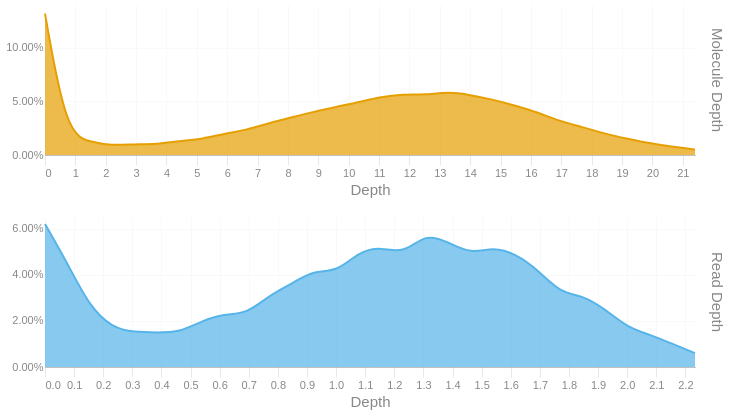

Notebook cell for this chart:
### Code cell
readdep = depth_hist(tb['Read Depth'], q99, 3)
readdep = readdep.with_columns(pl.lit('Read Depth').alias('Metric'))
if not SKIPLR:
    moldep = depth_hist(tb['Molecule Depth'], mol_q99, 1)
    moldep = moldep.with_columns(pl.lit('Molecule Depth').alias('Metric'))
    _hist = pl.concat([readdep, moldep])
    _hist = _hist.filter(pl.col('Proportion') != 0)
    with SafeRender(_hist):
        (
            alt.Chart(_hist)        
            .mark_area(interpolate = "basis")
            .encode(
                x=alt.X('Bin:Q').scale(domainMin=0).axis(alt.Axis(title='Depth')),
                y = alt.Y('Proportion:Q', title = None).axis(format = '.2%'),
                color = alt.Color('Metric:N').legend(None),
                row = alt.Row("Metric:N").header(title = None, labelOrient = 'right'),
                tooltip = [
                    alt.Tooltip("Metric:N", title = "Metric"),
                    alt.Tooltip('Interval:N', title = "Depth Interval"),
                    alt.Tooltip('Proportion:Q', title = "% Alignments").format('.2%')
                ]
            )
            .resolve_scale(x='independent', y='independent')
            .properties(
                height = 150, width = 650,
                usermeta={'embedOptions': {'downloadFileName': f'{samplename}.depth.hist'}}
            )
        ).display()
else:
    readdep = readdep.filter(pl.col('Proportion') != 0)
    with SafeRender(readdep):
        (
            alt.Chart(readdep)        
            .mark_area(interpolate = "basis")
            .encode(
                x=alt.X('Bin:Q').scale(domainMin=0).axis(alt.Axis(title='Depth')),
                y = alt.Y('Proportion:Q', title = None).axis(format = '.2%'),
                tooltip = [
                    alt.Tooltip('Interval:N', title = "Depth Interval"),
                    alt.Tooltip('Proportion:Q', title = "% Alignments").format('.2%')
                ]
            )
            .properties(
                usermeta={'embedOptions': {'downloadFileName': f'{samplename}.depth.hist'}}
            )
        ).display()

### Figure 1 — Vega-Lite specification as saved in the notebook (floating-point values rounded to 4 significant figures)
{"width": 650, "height": 150, "config": {"title": {"anchor": "start", "dy": -15, "fontSize": 18, "color": "#888888", "subtitleColor": "#888888", "subtitleFontSize": 14}, "arc": {"fill": "#0072B2"}, "axis": {"domainColor": "#888888", "domainWidth": 0.5, "gridWidth": 0.2, "grid": false, "titleFontWeight": 400, "titleFontSize": 15, "labelFontSize": 11, "labelColor": "#888888", "tickColor": "#888888", "tickWidth": 0.2, "titleColor": "#888888"}, "axisBand": {"grid": false}, "axisX": {"grid": true, "tickSize": 10, "domainCap": "round"}, "axisY": {"domain": false, "grid": true, "tickSize": 0, "domainCap": "round"}, "background": "transparent", "header": {"labelFontSize": 15, "labelColor": "#888888", "titleFontSize": 15, "titleFontWeight": 600, "titleColor": "#888888"}, "legend": {"labelFont": "sans-serif", "labelFontSize": 12, "labelColor": "#888888", "symbolSize": 100, "symbolType": "circle", "titleFontSize": 12, "titlePadding": 10, "titleColor": "#888888", "title": null}, "range": {"category": ["#E69F00", "#56B4E9", "#009E73", "#F0E442", "#0072B2", "#D55E00", "#CC79A7", "#000000"], "diverging": ["#cfe8f3", "#a2d4ec", "#73bfe2", "#46abdb", "#1696d2", "#12719e"]}, "area": {"fill": "#0072B2", "fillOpacity": 0.7, "line": true, "strokeOpacity": 0.7}, "line": {"color": "#0072B2", "stroke": "#0072B2", "strokeWidth": 2}, "trail": {"color": "#0072B2", "stroke": "#0072B2", "strokeWidth": 0, "size": 1}, "point": {"filled": true, "fillOpacity": 1.0, "size": 95}, "text": {"color": "#888888", "fontSize": 11, "align": "right", "fontWeight": 400, "size": 11}, "bar": {"fill": "#0072B2", "stroke": null}, "view": {"stroke": null, "continuousWidth": 660, "continuousHeight": 400}}, "data": {"name": "data-587c4645e9f11db94bf835689fd1994b"}, "mark": {"type": "area", "interpolate": "basis"}, "encoding": {"color": {"field": "Metric", "legend": null, "type": "nominal"}, "row": {"field": "Metric", "header": {"title": null, "labelOrient": "right"}, "type": "nominal"}, "tooltip": [{"field": "Metric", "title": "Metric", "type": "nominal"}, {"field": "Interval", "title": "Depth Interval", "type": "nominal"}, {"field": "Proportion", "format": ".2%", "title": "% Alignments", "type": "quantitative"}], "x": {"axis": {"title": "Depth"}, "field": "Bin", "scale": {"domainMin": 0}, "type": "quantitative"}, "y": {"axis": {"format": ".2%"}, "field": "Proportion", "title": null, "type": "quantitative"}}, "resolve": {"scale": {"x": "independent", "y": "independent"}}, "usermeta": {"embedOptions": {"downloadFileName": "TF26LRJL0012_50B_H_10484332_23Y22YLT4_L7.depth.hist"}}, "$schema": "https://vega.github.io/schema/vega-lite/v6.4.1.json", "datasets": {"data-587c4645e9f11db94bf835689fd1994b": [{"Bin": 0.0, "Interval": "0.0-0.077", "Proportion": 0.062, "Metric": "Read Depth"}, {"Bin": 0.077, "Interval": "0.077-0.154", "Proportion": 0.045, "Metric": "Read Depth"}, {"Bin": 0.154, "Interval": "0.154-0.231", "Proportion": 0.026, "Metric": "Read Depth"}, {"Bin": 0.231, "Interval": "0.231-0.308", "Proportion": 0.017, "Metric": "Read Depth"}, {"Bin": 0.308, "Interval": "0.308-0.385", "Proportion": 0.015, "Metric": "Read Depth"}, {"Bin": 0.385, "Interval": "0.385-0.462", "Proportion": 0.015, "Metric": "Read Depth"}, {"Bin": 0.462, "Interval": "0.462-0.539", "Proportion": 0.015, "Metric": "Read Depth"}, {"Bin": 0.539, "Interval": "0.539-0.616", "Proportion": 0.02, "Metric": "Read Depth"}, {"Bin": 0.616, "Interval": "0.616-0.693", "Proportion": 0.023, "Metric": "Read Depth"}, {"Bin": 0.693, "Interval": "0.693-0.77", "Proportion": 0.023, "Metric": "Read Depth"}, {"Bin": 0.77, "Interval": "0.77-0.847", "Proportion": 0.031, "Metric": "Read Depth"}, {"Bin": 0.847, "Interval": "0.847-0.924", "Proportion": 0.036, "Metric": "Read Depth"}, {"Bin": 0.924, "Interval": "0.924-1.001", "Proportion": 0.042, "Metric": "Read Depth"}, {"Bin": 1.001, "Interval": "1.001-1.078", "Proportion": 0.041, "Metric": "Read Depth"}, {"Bin": 1.078, "Interval": "1.078-1.155", "Proportion": 0.05, "Metric": "Read Depth"}, {"Bin": 1.155, "Interval": "1.155-1.232", "Proportion": 0.052, "Metric": "Read Depth"}, {"Bin": 1.232, "Interval": "1.232-1.309", "Proportion": 0.049, "Metric": "Read Depth"}, {"Bin": 1.309, "Interval": "1.309-1.386", "Proportion": 0.058, "Metric": "Read Depth"}, {"Bin": 1.386, "Interval": "1.386-1.463", "Proportion": 0.054, "Metric": "Read Depth"}, {"Bin": 1.463, "Interval": "1.463-1.54", "Proportion": 0.049, "Metric": "Read Depth"}, {"Bin": 1.54, "Interval": "1.54-1.617", "Proportion": 0.052, "Metric": "Read Depth"}, {"Bin": 1.617, "Interval": "1.617-1.694", "Proportion": 0.049, "Metric": "Read Depth"}, {"Bin": 1.694, "Interval": "1.694-1.771", "Proportion": 0.042, "Metric": "Read Depth"}, {"Bin": 1.771, "Interval": "1.771-1.848", "Proportion": 0.032, "Metric": "Read Depth"}, {"Bin": 1.848, "Interval": "1.848-1.925", "Proportion": 0.031, "Metric": "Read Depth"}, {"Bin": 1.925, "Interval": "1.925-2.002", "Proportion": 0.025, "Metric": "Read Depth"}, {"Bin": 2.002, "Interval": "2.002-2.079", "Proportion": 0.017, "Metric": "Read Depth"}, {"Bin": 2.079, "Interval": "2.079-2.156", "Proportion": 0.014, "Metric": "Read Depth"}, {"Bin": 2.156, "Interval": "2.156-2.233", "Proportion": 0.01, "Metric": "Read Depth"}, {"Bin": 2.233, "Interval": "2.233-2.31", "Proportion": 0.006, "Metric": "Read Depth"}, {"Bin": 0.0, "Interval": "0.0-0.7", "Proportion": 0.132, "Metric": "Molecule Depth"}, {"Bin": 0.7, "Interval": "0.7-1.5", "Proportion": 0.02, "Metric": "Molecule Depth"}, {"Bin": 1.5, "Interval": "1.5-2.2", "Proportion": 0.012, "Metric": "Molecule Depth"}, {"Bin": 2.2, "Interval": "2.2-2.9", "Proportion": 0.009, "Metric": "Molecule Depth"}, {"Bin": 2.9, "Interval": "2.9-3.7", "Proportion": 0.01, "Metric": "Molecule Depth"}, {"Bin": 3.7, "Interval": "3.7-4.4", "Proportion": 0.01, "Metric": "Molecule Depth"}, {"Bin": 4.4, "Interval": "4.4-5.2", "Proportion": 0.013, "Metric": "Molecule Depth"}, {"Bin": 5.2, "Interval": "5.2-5.9", "Proportion": 0.015, "Metric": "Molecule Depth"}, {"Bin": 5.9, "Interval": "5.9-6.6", "Proportion": 0.02, "Metric": "Molecule Depth"}, {"Bin": 6.6, "Interval": "6.6-7.4", "Proportion": 0.023, "Metric": "Molecule Depth"}, {"Bin": 7.4, "Interval": "7.4-8.1", "Proportion": 0.03, "Metric": "Molecule Depth"}, {"Bin": 8.1, "Interval": "8.1-8.8", "Proportion": 0.035, "Metric": "Molecule Depth"}, {"Bin": 8.8, "Interval": "8.8-9.6", "Proportion": 0.04, "Metric": "Molecule Depth"}, {"Bin": 9.6, "Interval": "9.6-10.3", "Proportion": 0.045, "Metric": "Molecule Depth"}, {"Bin": 10.3, "Interval": "10.3-11.0", "Proportion": 0.049, "Metric": "Molecule Depth"}, {"Bin": 11.0, "Interval": "11.0-11.8", "Proportion": 0.054, "Metric": "Molecule Depth"}, {"Bin": 11.8, "Interval": "11.8-12.5", "Proportion": 0.057, "Metric": "Molecule Depth"}, {"Bin": 12.5, "Interval": "12.5-13.3", "Proportion": 0.056, "Metric": "Molecule Depth"}, {"Bin": 13.3, "Interval": "13.3-14.0", "Proportion": 0.059, "Metric": "Molecule Depth"}, {"Bin": 14.0, "Interval": "14.0-14.7", "Proportion": 0.056, "Metric": "Molecule Depth"}, {"Bin": 14.7, "Interval": "14.7-15.5", "Proportion": 0.052, "Metric": "Molecule Depth"}, {"Bin": 15.5, "Interval": "15.5-16.2", "Proportion": 0.046, "Metric": "Molecule Depth"}, {"Bin": 16.2, "Interval": "16.2-16.9", "Proportion": 0.04, "Metric": "Molecule Depth"}, {"Bin": 16.9, "Interval": "16.9-17.7", "Proportion": 0.032, "Metric": "Molecule Depth"}, {"Bin": 17.7, "Interval": "17.7-18.4", "Proportion": 0.026, "Metric": "Molecule Depth"}, {"Bin": 18.4, "Interval": "18.4-19.2", "Proportion": 0.02, "Metric": "Molecule Depth"}, {"Bin": 19.2, "Interval": "19.2-19.9", "Proportion": 0.015, "Metric": "Molecule Depth"}, {"Bin": 19.9, "Interval": "19.9-20.6", "Proportion": 0.011, "Metric": "Molecule Depth"}, {"Bin": 20.6, "Interval": "20.6-21.4", "Proportion": 0.008, "Metric": "Molecule Depth"}, {"Bin": 21.4, "Interval": "21.4-22.1", "Proportion": 0.005, "Metric": "Molecule Depth"}]}}
